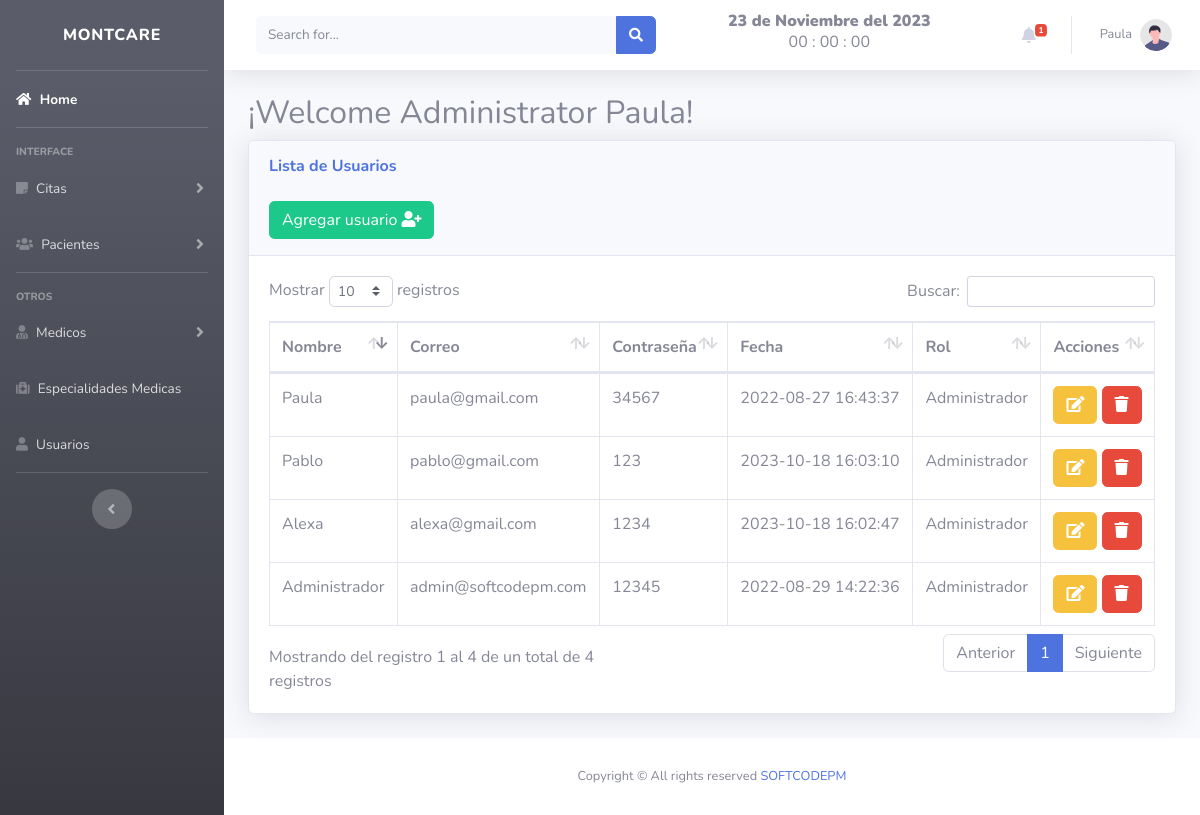
Screenshot of /citas-medicas/views/usuarios.php (signed in) with the database file from the repository.
### tables this page shows
CREATE TABLE `user` (
  `id` int(11) NOT NULL,
  `nombre` varchar(50) NOT NULL,
  `correo` varchar(50) NOT NULL,
  `password` varchar(50) NOT NULL,
  `fecha` timestamp NOT NULL DEFAULT current_timestamp(),
  `rol` int(11) NOT NULL
);

CREATE TABLE `roles` (
  `id` int(11) NOT NULL,
  `rol` varchar(50) NOT NULL
);

### citas-medicas/views/usuarios.php (the view, shortened to what this page needs)
<!DOCTYPE html>
<html lang="en">
<head>
</head>
<?php include "../includes/header.php"; ?>
<body id="page-top">
    <div class="container-fluid">
        <h2 class="subtitle">¡Welcome Administrator <?php echo $_SESSION['nombre']; ?>!</h2>
        <div class="card shadow mb-4">
            <div class="card-header py-3">
                <h6 class="m-0 font-weight-bold text-primary">Lista de Usuarios</h6>
                <br>
                <button type="button" class="btn btn-success" data-toggle="modal" data-target="#user">
                    <span class="glyphicon glyphicon-plus"></span> Agregar usuario <i class="fa fa-user-plus"></i> </a></button>
            </div>
            <div class="card-body">
                <div class="table-responsive">
                    <table class="table table-bordered" id="dataTable" width="100%" cellspacing="0">
                        <thead>
                            <tr>
                                <th>Nombre</th>
                                <th>Correo</th>
                                <th>Contraseña</th>
                                <th>Fecha</th>
                                <th>Rol</th>
                                <th>Acciones</th>
                            </tr>
                        </thead>
                        <?php
                        include "../includes/db.php";
                        $result = mysqli_query($conexion, "SELECT  user.id, user.nombre, user.correo, user.password, user.fecha,
roles.rol FROM user
LEFT JOIN roles ON user.rol= roles.id ");
                        while ($fila = mysqli_fetch_assoc($result)) :
                        ?>
                            <tr>
                                <td><?php echo $fila['nombre']; ?></td>
                                <td><?php echo $fila['correo']; ?></td>
                                <td><?php echo $fila['password']; ?></td>
                                <td><?php echo $fila['fecha']; ?></td>
                                <td><?php echo $fila['rol']; ?></td>
                                <td>
                                    <a class="btn btn-warning" href="../includes/editar_user.php?id=<?php echo $fila['id'] ?> ">
                                        <i class="fa fa-edit "></i> </a>
                                    <a href="../includes/eliminar_user.php?id=<?php echo $fila['id'] ?> " class="btn btn-danger btn-del">
                                        <i class="fa fa-trash "></i></a></button>
                                </td>
                            </tr>
                        <?php endwhile; ?>
                    </table>
                </div>
            </div>
        </div>
    </div>
    <?php include "../includes/footer.php"; ?>
    <?php include "../includes/_sesion/registros.php"; ?>
</body>
</html>

### rows the page displays
user: nombre "Paula", correo "paula@gmail.com", password "34567", fecha "2022-08-27 16:43:37", rol.rol "Administrador"
user: nombre "Administrador", correo "admin@softcodepm.com", password "12345", fecha "2022-08-29 14:22:36", rol.rol "Administrador"
user: nombre "Alexa", correo "alexa@gmail.com", password "1234", fecha "2023-10-18 16:02:47", rol.rol "Administrador"
user: nombre "Pablo", correo "pablo@gmail.com", password "123", fecha "2023-10-18 16:03:10", rol.rol "Administrador"

### other values shown
fecha() "23 de Noviembre del 2023"
$_SESSION['nombre'] "Paula"
